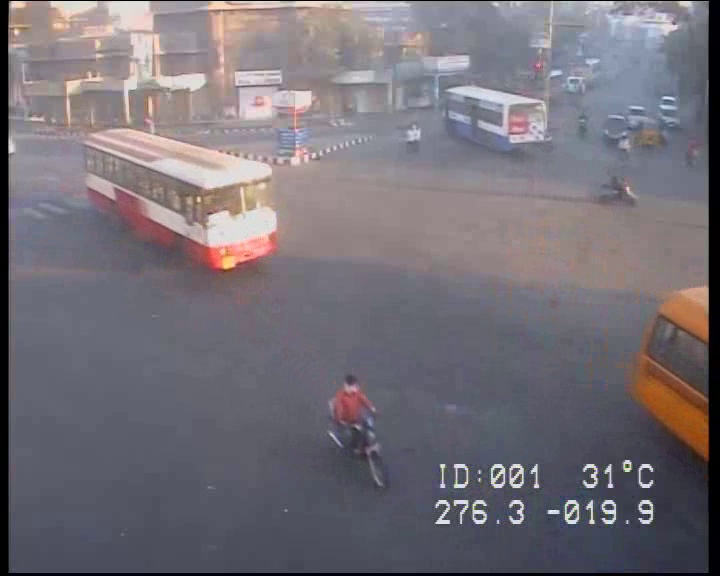
#> input picture frame 20 of python-server/MJ Market (online-video-cutter.com).mp4, 720 x 576 px
$ python mag.py
#> lines starting #> are read from the running program, lines starting #| are printed output that depends on the picture; after the words box and inside, x2 and y2 are one past the last pixel; in counts of white or black regions, pixels touching at a corner belong together
import datetime
from collections import OrderedDict

import cv2
import cv2 as cv
import firebase_admin
import numpy as np
from firebase_admin import messaging
# import the necessary packages
from scipy.spatial import distance as dist


class CentroidTracker():
    def __init__(self, maxDisappeared=50):
        # initialize the next unique object ID along with two ordered
        # dictionaries used to keep track of mapping a given object
        # ID to its centroid and number of consecutive frames it has
        # been marked as "disappeared", respectively
        self.nextObjectID = 0
        self.objects = OrderedDict()
        self.disappeared = OrderedDict()

        # store the number of maximum consecutive frames a given
        # object is allowed to be marked as "disappeared" until we
        # need to deregister the object from tracking
        self.maxDisappeared = maxDisappeared

    def register(self, centroid):
        # when registering an object we use the next available object
        # ID to store the centroid
        self.objects[self.nextObjectID] = centroid
        self.disappeared[self.nextObjectID] = 0
        self.nextObjectID += 1

    def deregister(self, objectID):
        # to deregister an object ID we delete the object ID from
        # both of our respective dictionaries
        del self.objects[objectID]
        del self.disappeared[objectID]

    def update(self, rects):
        # check to see if the list of input bounding box rectangles
        # is empty
        if len(rects) == 0:
            # loop over any existing tracked objects and mark them
            # as disappeared
            for objectID in list(self.disappeared.keys()):
                self.disappeared[objectID] += 1

                # if we have reached a maximum number of consecutive
                # frames where a given object has been marked as
                # missing, deregister it
                if self.disappeared[objectID] > self.maxDisappeared:
                    self.deregister(objectID)

            # return early as there are no centroids or tracking info
            # to update
            return self.objects

        # initialize an array of input centroids for the current frame
        inputCentroids = np.zeros((len(rects), 2), dtype="int")

        # loop over the bounding box rectangles
        for (i, (startX, startY, endX, endY)) in enumerate(rects):
            # use the bounding box coordinates to derive the centroid
            cX = int((startX + endX) / 2.0)
            cY = int((startY + endY) / 2.0)
            inputCentroids[i] = (cX, cY)

        # if we are currently not tracking any objects take the input
        # centroids and register each of them
        if len(self.objects) == 0:
            for i in range(0, len(inputCentroids)):
                self.register(inputCentroids[i])

        # otherwise, are are currently tracking objects so we need to
        # try to match the input centroids to existing object
        # centroids
        else:
            # grab the set of object IDs and corresponding centroids
            objectIDs = list(self.objects.keys())
            objectCentroids = list(self.objects.values())

            # compute the distance between each pair of object
            # centroids and input centroids, respectively -- our
            # goal will be to match an input centroid to an existing
            # object centroid
            D = dist.cdist(np.array(objectCentroids), inputCentroids)

            # in order to perform this matching we must (1) find the
            # smallest value in each row and then (2) sort the row
            # indexes based on their minimum values so that the row
            # with the smallest value is at the *front* of the index
            # list
            rows = D.min(axis=1).argsort()

            # next, we perform a similar process on the columns by
            # finding the smallest value in each column and then
            # sorting using the previously computed row index list
            cols = D.argmin(axis=1)[rows]

            # in order to determine if we need to update, register,
            # or deregister an object we need to keep track of which
            # of the rows and column indexes we have already examined
            usedRows = set()
            usedCols = set()

            # loop over the combination of the (row, column) index
            # tuples
            for (row, col) in zip(rows, cols):
                # if we have already examined either the row or
                # column value before, ignore it
                # val
                if row in usedRows or col in usedCols:
                    continue

                # otherwise, grab the object ID for the current row,
                # set its new centroid, and reset the disappeared
                # counter
                objectID = objectIDs[row]
                self.objects[objectID] = inputCentroids[col]
                self.disappeared[objectID] = 0

                # indicate that we have examined each of the row and
                # column indexes, respectively
                usedRows.add(row)
                usedCols.add(col)

            # compute both the row and column index we have NOT yet
            # examined
            unusedRows = set(range(0, D.shape[0])).difference(usedRows)
            unusedCols = set(range(0, D.shape[1])).difference(usedCols)

            # in the event that the number of object centroids is
            # equal or greater than the number of input centroids
            # we need to check and see if some of these objects have
            # potentially disappeared
            if D.shape[0] >= D.shape[1]:
                # loop over the unused row indexes
                for row in unusedRows:
                    # grab the object ID for the corresponding row
                    # index and increment the disappeared counter
                    objectID = objectIDs[row]
                    self.disappeared[objectID] += 1

                    # check to see if the number of consecutive
                    # frames the object has been marked "disappeared"
                    # for warrants deregistering the object
                    if self.disappeared[objectID] > self.maxDisappeared:
                        self.deregister(objectID)

            # otherwise, if the number of input centroids is greater
            # than the number of existing object centroids we need to
            # register each new input centroid as a trackable object
            else:
                for col in unusedCols:
                    self.register(inputCentroids[col])

        # return the set of trackable objects
        return self.objects

ct = CentroidTracker()


cap = cv2.VideoCapture("MJ Market (online-video-cutter.com).mp4")
arr = np.load("test.npy", allow_pickle=True)
#> (reads python-server/test.npy from the repository)
h = 0

ret, prev = cap.read()
#> prev is the input picture: shape (576, 720, 3); mean B, G, R 119.5, 111.7, 117.1
prvs = cv.cvtColor(prev,cv.COLOR_BGR2GRAY)

sd = np.zeros([500, 100])


try:
    while(cap.isOpened()):
        ret, frame = cap.read()
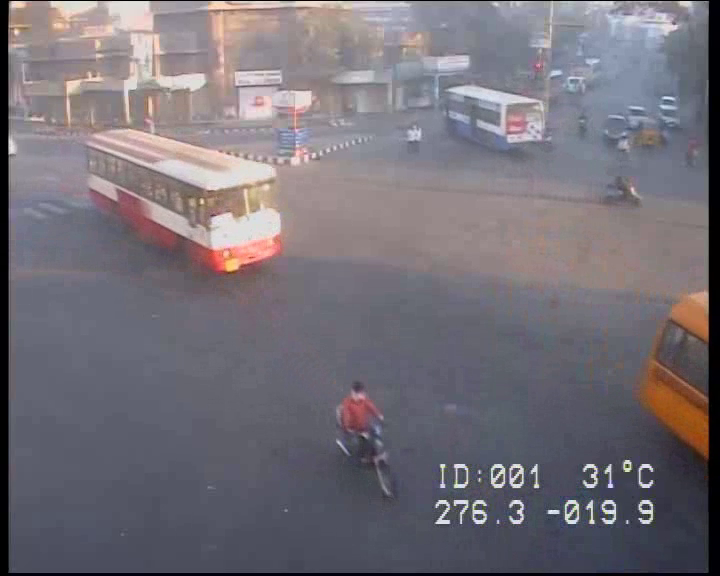
#> input picture frame 21 of python-server/MJ Market (online-video-cutter.com).mp4, 720 x 576 px
#> frame is the input picture: shape (576, 720, 3); mean B, G, R 119.6, 111.8, 117
        hsv = np.zeros_like(frame)
        hsv[...,1] = 255
        ne = []
        if ret == True:
            next_f = cv.cvtColor(frame,cv.COLOR_BGR2GRAY)
            for i in arr[h]:
                # print(i)
                frame  = cv2.rectangle(frame, ( int(frame.shape[1]*i[1]) , int(frame.shape[0] * abs(i[0])) ) , (int(frame.shape[1]*i[3]) , int(frame.shape[0] *abs(i[2])) ) ,(255, 0, 0), 2)
                ne.append([int(frame.shape[1]*i[1]) , int(frame.shape[0] * abs(i[0])), int(frame.shape[1]*i[3]) , int(frame.shape[0] *abs(i[2]))])
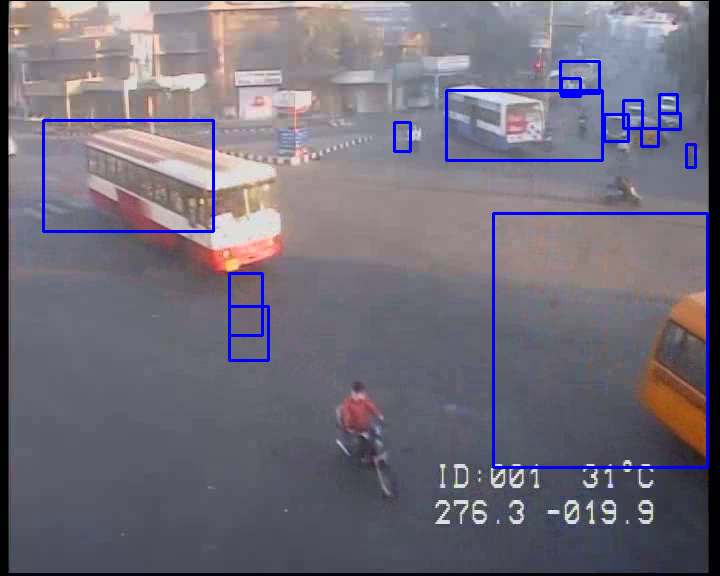
#> frame: shape (576, 720, 3); mean B, G, R 122.3, 109.2, 114.3
#> after the loop, ne = 16 items, first 6: [43, 120, 213, 231], [446, 90, 602, 160], [229, 273, 262, 335], [659, 94, 677, 113], [561, 78, 580, 96], [229, 306, 268, 360]

            flow = cv.calcOpticalFlowFarneback(prvs,next_f, None, 0.5, 3, 15, 3, 5, 1.2, 0)
            mag, ang = cv.cartToPolar(flow[...,0], flow[...,1])
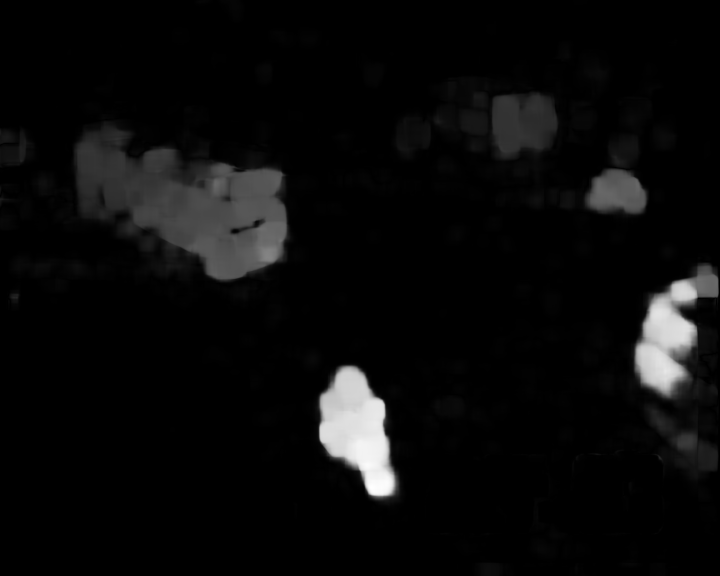
#> mag: shape (576, 720) float32; min 2.32e-15, max 12.51, mean 0.54; drawn with min black and max white
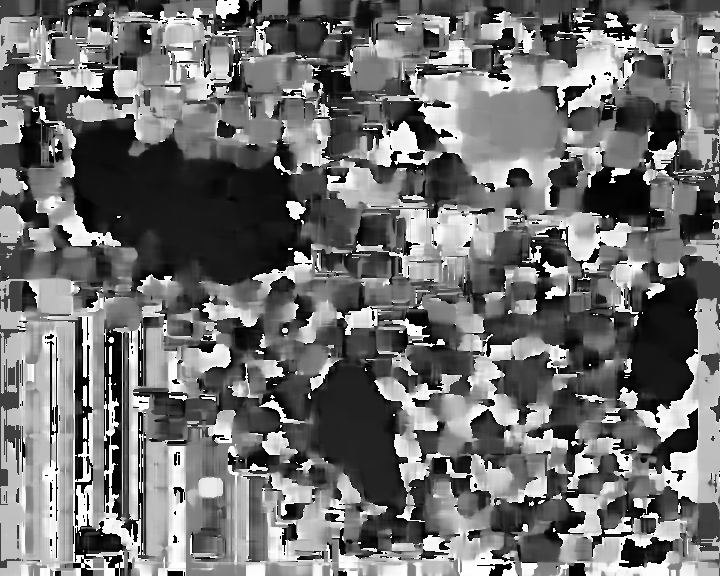
#> ang: shape (576, 720) float32; min 2.28e-09, max 6.28, mean 2.8; drawn with min black and max white
            hsv[...,0] = ang*180/np.pi/2
            hsv[...,2] = cv.normalize(mag,None,0,255,cv.NORM_MINMAX)
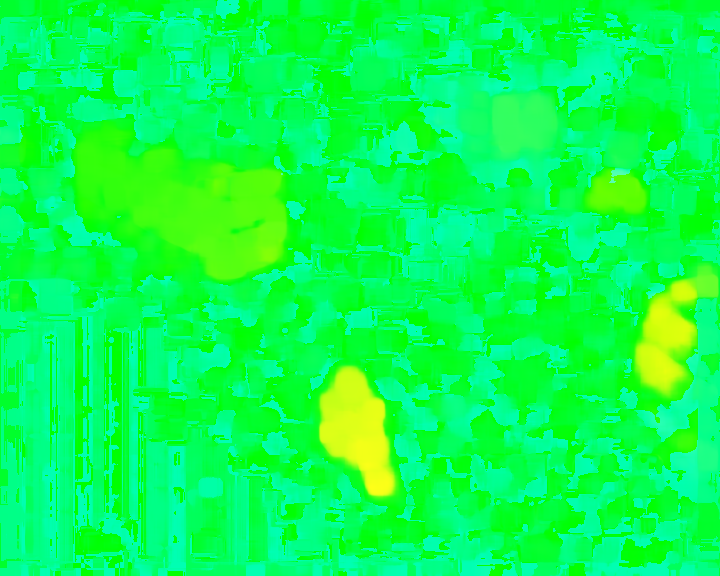
#> hsv: shape (576, 720, 3); mean of channels 0, 1, 2 79.7, 255, 10.8; drawn as B, G, R
            bgr = cv.cvtColor(hsv,cv.COLOR_HSV2BGR)
            bgr  = cv2.rectangle(bgr, ( int(frame.shape[1]*i[1]) , int(frame.shape[0] * abs(i[0])) ) , (int(frame.shape[1]*i[3]) , int(frame.shape[0] *abs(i[2])) ) ,(255, 255, 255), 4)
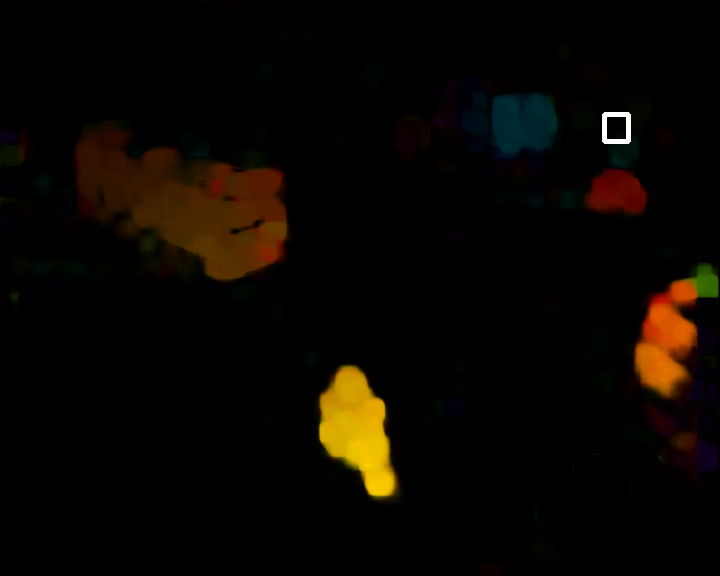
#> bgr: shape (576, 720, 3); mean B, G, R 1.1, 6.1, 10.1

            objects = ct.update(ne)
#> in update, `inputCentroids = np.zeros((len(rects), 2), dtype="int")`: inputCentroids = 16 rows, first 8: [0, 0], [0, 0], [0, 0], [0, 0], [0, 0], [0, 0], [0, 0], [0, 0]
#> the loop in update, `for (i, (startX, startY, endX, endY)) in enumerate(rects):` made 16 passes
#> (startX, startY, endX, endY, cX, cY) on passes 1 to 12: (43, 120, 213, 231, 128, 175), (446, 90, 602, 160, 524, 125), (229, 273, 262, 335, 245, 304), (659, 94, 677, 113, 668, 103), (561, 78, 580, 96, 570, 87), (229, 306, 268, 360, 248, 333), (623, 100, 642, 128, 632, 114), (659, 113, 680, 129, 669, 121), (686, 144, 695, 167, 690, 155), (623, 100, 642, 128, 632, 114), (604, 114, 628, 141, 616, 127), (560, 61, 599, 93, 579, 77)
#> after the loop in update, `for (i, (startX, startY, endX, endY)) in enumerate(rects):`: inputCentroids = 16 rows, first 8: [128, 175], [524, 125], [245, 304], [668, 103], [570, 87], [248, 333], [632, 114], [669, 121]
#> the loop in update, `for i in range(0, len(inputCentroids)):` made 16 passes
#> objects = 16 items
            for (objectID, centroid) in objects.items():
                text = "ID {}".format(objectID)
                cv2.putText(frame, text, (centroid[0] - 10, centroid[1] - 10),cv2.FONT_HERSHEY_SIMPLEX, 0.5, (0, 255, 0), 2)
                cv2.circle(frame, (centroid[0], centroid[1]), 4, (0, 255, 0), -1)
#> this loop made 16 passes
#> (centroid, text) on passes 1 to 12: ([128, 175], 'ID 0'), ([524, 125], 'ID 1'), ([245, 304], 'ID 2'), ([668, 103], 'ID 3'), ([570, 87], 'ID 4'), ([248, 333], 'ID 5'), ([632, 114], 'ID 6'), ([669, 121], 'ID 7'), ([690, 155], 'ID 8'), ([632, 114], 'ID 9'), ([616, 127], 'ID 10'), ([579, 77], 'ID 11')
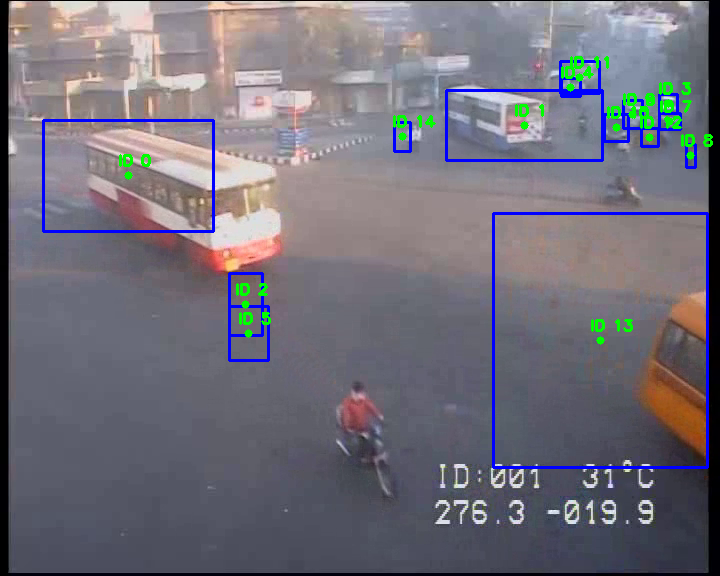
#> frame: shape (576, 720, 3); 0.88% of pixels changed, all inside (x1, y1, x2, y2) = (119, 56, 713, 345)

            g = 0


            cv2.imshow('Frame', frame)
            cv2.imshow("flow", bgr)
            h+=1
            prvs = next_f
            if cv2.waitKey(25) & 0xFF == ord('q'):
#> (key q is pressed here)
                break
        else:
            break
    cap.release()
    device_token = "xyz:PA91bE_LzRpkl4VmrqpuGcPcqv1IFPxzbSL8rue0dO6pfGCn7UpYq1zBFA3Ym-gAuBzB9hfJtu8t0-LpGL0QCFvqmc7bzVmHLRpTg6SDzXPrkWOU9oUjc7AUozqHaR4XmtSgcrlBcSM"

    creds = firebase_admin.credentials.Certificate("notifications.json")
    firebase_admin.initialize_app(creds)

    message = messaging.Message(data={'location':'L203','time':str(datetime.datetime.now()),}, token=device_token)
    messaging.send(message)
except Exception:
    print(256)
